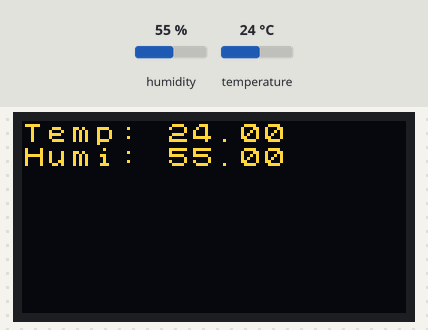
This sketch was run on a simulated Arduino Uno, built with avr-gcc and run on an emulated ATmega328P. Shown: 128×64 one-colour display. The inputs (shaded band) are chosen by the test bench; at power-on: humidity 55 %, temperature 24 °C. The OLED is the two-colour kind (top 16 rows yellow).

Above: at 2.0 s.
2.1 s: humidity set to 22 %
At 3.3 s:
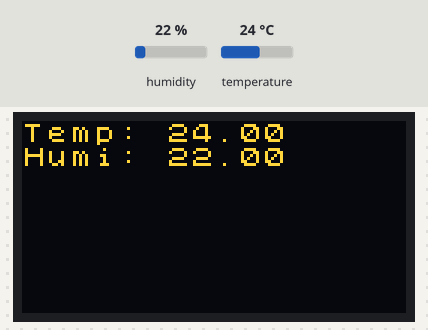
5.1 s: temperature set to 12 °C
At 6.7 s:
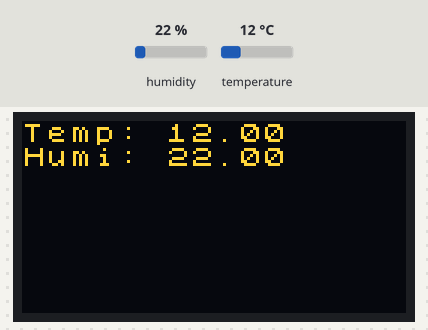
8.7 s: humidity set to 40 %
At 10.6 s:
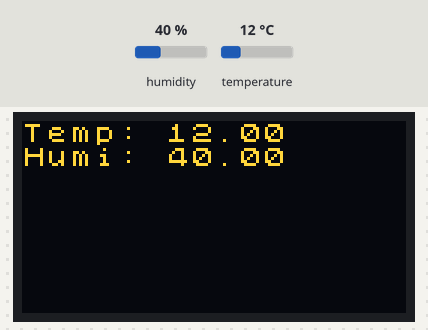
12.3 s: temperature set to 19 °C
At 14.48 s:
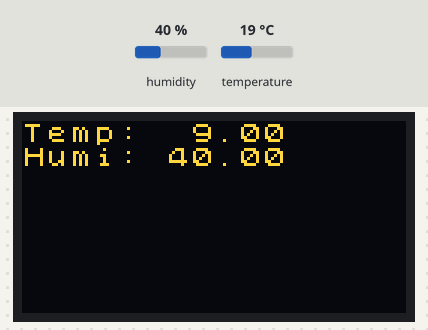
Timing chart, 0 to 16.0 s (numbered marks = the images above; inputs shaded):
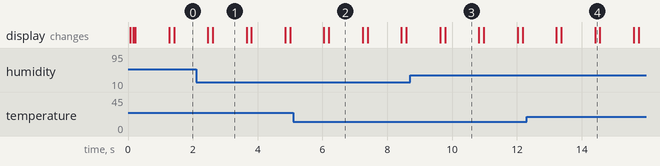

Measured:
- after the input at 2.1 s, the display: first differs from a run without the input after 0.51 s (image 1)
- after the input at 5.1 s, the display: first differs from a run without the input after 1.1 s (image 2)
- after the input at 8.7 s, the display: first differs from a run without the input after 1.1 s (image 3)
- what the display in image 1 shows lasts 1.1 s, from 2.6 s to 3.7 s

The sketch:

grove-temp-sensor-oled.ino
```cpp
//#define DHTPIN 3
#include "Arduino_SensorKit.h"

void setup() {
  Environment.begin();

  Oled.setBusClock(100000);
  Oled.begin();
  Oled.setFlipMode(true);
  Oled.setFont(u8x8_font_chroma48medium8_r);
}

void loop() {
  float temp = Environment.readTemperature();
  float humi = Environment.readHumidity();

  Oled.setCursor(0, 0);
  Oled.print("Temp:        ");
  Oled.setCursor(6, 0);
  Oled.print(temp);
  Oled.setCursor(0, 1);
  Oled.print("Humi:        ");
  Oled.setCursor(6, 1);
  Oled.print(humi);

  delay(1000);
}
```
